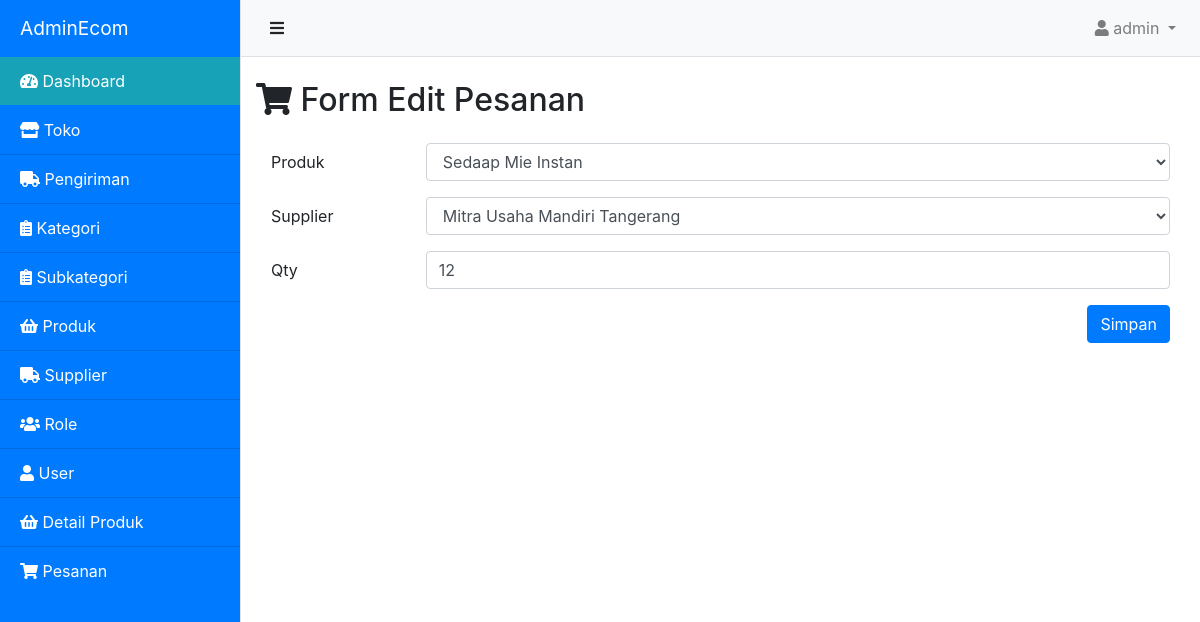
The page /admin/dashboard.php?module=pesanan&page=edit-pesanan&id=2 (signed in) on the database its author committed.
### tables this page shows
CREATE TABLE `pesanan` (
  `id` int(11) NOT NULL,
  `id_produk` int(11) NOT NULL,
  `id_supplier` int(11) NOT NULL,
  `qty` int(11) NOT NULL,
  `total_harga` int(11) NOT NULL,
  `tanggal` date NOT NULL DEFAULT current_timestamp()
);

CREATE TABLE `produk` (
  `id` int(11) NOT NULL,
  `nama_produk` varchar(100) NOT NULL,
  `harga` int(11) NOT NULL,
  `gambar` varchar(100) NOT NULL,
  `id_subkategori` int(11) NOT NULL
);

CREATE TABLE `supplier` (
  `id` int(11) NOT NULL,
  `nama_supplier` varchar(255) NOT NULL
);

### model/Supplier.php (called while the page is built, shortened)
<?php
require_once 'koneksi.php';
class Supplier extends Koneksi
{
    private $conn;
    public function __construct()
    {
        $this->conn = $this->getConnection();
    }
    public function getAll()
    {
        $query = "SELECT * FROM supplier ORDER BY id DESC";
        $result = $this->conn->query($query);
        $data = array();
        if($result->num_rows > 0){
            while($row = $result->fetch_assoc()){
                $data[] = $row;
            }
        }
        return $data;
    }
}

### model/koneksi.php (called while the page is built, shortened)
<?php
class Koneksi {
    private $conn;
    private $host = 'localhost';
    private $user = 'root';
    private $pass = '';
    private $dbname = 'adminecom';
    public function __construct()
    {
        $this->conn = new mysqli($this->host, $this->user, $this->pass, $this->dbname);
    }
    public function getConnection()
    {
        return $this->conn;
    }
}

### model/Pesanan.php (called while the page is built, shortened)
<?php
require_once 'koneksi.php';
class Pesanan extends Koneksi
{
    private $conn;
    public function __construct()
    {
        $this->conn = $this->getConnection();
    }
    public function getById($id)
    {
        $query = "SELECT a.*, b.nama_produk, c.nama_supplier FROM pesanan a JOIN produk b JOIN supplier c ON a.id_produk = b.id AND a.id_supplier = c.id WHERE a.id = $id";
        $result = $this->conn->query($query);
        $data = array();
        if($result->num_rows > 0){
            while($row = $result->fetch_assoc()){
                $data[] = $row;
            }
        }
        return $data;
    }
}

### admin/page/pesanan/edit-pesanan.php (the view, shortened to what this page needs)
<?php
require_once '../model/Pesanan.php';
require_once "../model/Supplier.php";
$id = $_GET['id'];
$pesanan = new Pesanan();
$supplier = new Supplier();
$row = $pesanan->getById($id)[0];
$rows_s = $supplier->getAll();
?>
<h2 class="mt-4 mb-4"><i class="fas fa-shopping-cart"></i> Form Edit Pesanan</h2>
<div class="container">
    <form action="page/pesanan/updatePesanan.php" method="POST">
        <div class="mb-3 row">
        <label for="produk" class="col-sm-2 col-form-label">Produk</label>
        <div class="col-sm-10">
            <select id="produk" class="form-control" name="produk">
                <option selected value="<?= $row["id_produk"] ?>"><?= $row["nama_produk"] ?></option>
            </select>
        </div>
        </div>
        <div class="mb-3 row">
        <label for="supplier" class="col-sm-2 col-form-label">Supplier</label>
        <div class="col-sm-10">
            <select id="supplier" class="form-control" name="supplier">
                <option selected value="<?= $row["id_supplier"] ?>"><?= $row["nama_supplier"] ?></option>
            </select>
        </div>
        </div>
        <div class="mb-3 row">
        <label for="qty" class="col-sm-2 col-form-label">Qty</label>
        <div class="col-sm-10">
            <input type="number" class="form-control" id="qty" name="qty" value="<?= $row["qty"] ?>">
        </div>
        </div>
        <div class="d-grid gap-2 d-md-flex justify-content-md-end">
            <button class="btn btn-primary" type="submit">Simpan</button>
        </div>
    </form>
</div>

### assets/css/simple-sidebar.css (style rules this page uses)
body { overflow-x: hidden; }

### rows shown on the page
pesanan: produk "Sedaap Mie Instan", supplier "Mitra Usaha Mandiri Tangerang", qty "12"

### other values the page prints
$username "admin"
